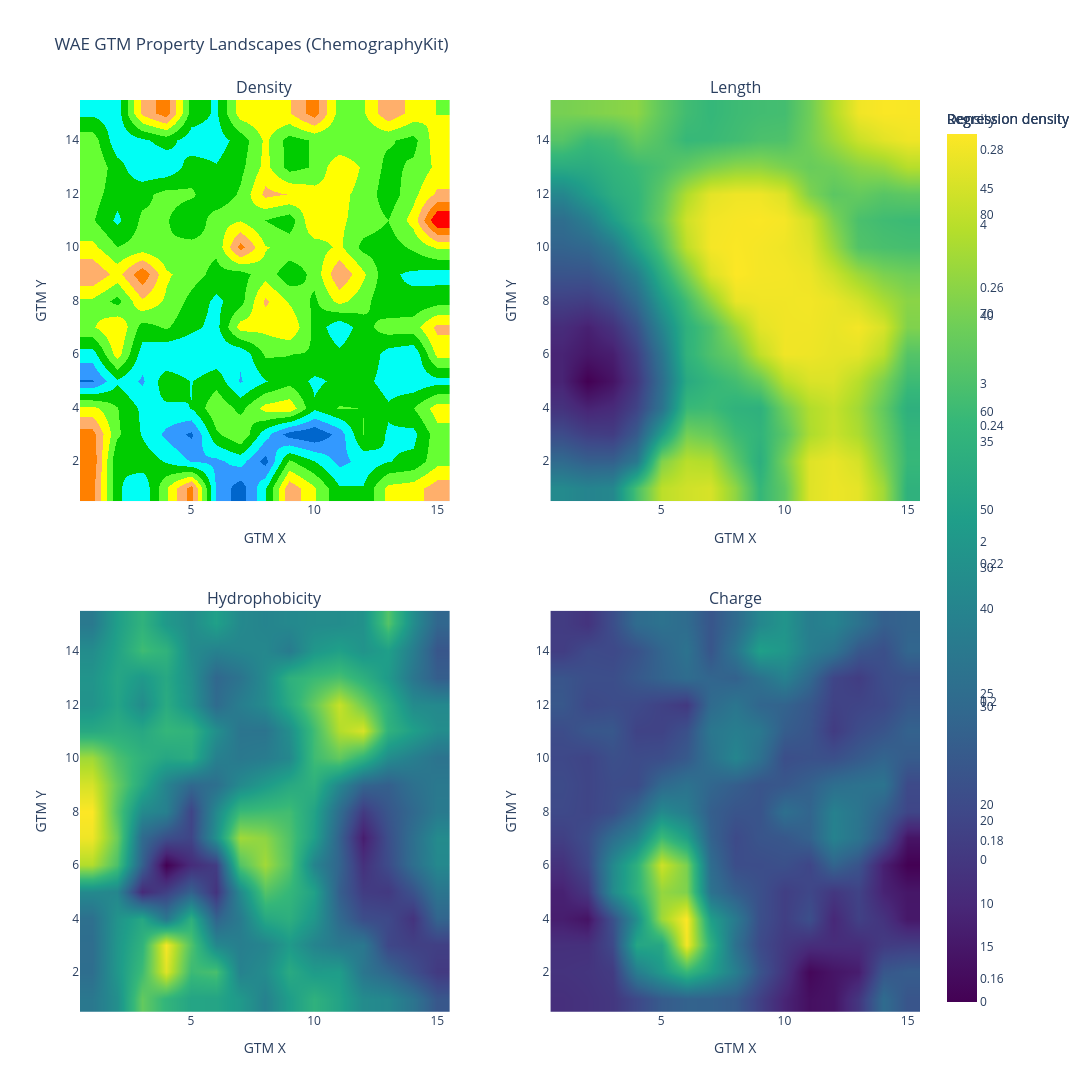

Notebook cell for this chart:
### Code cell
# Interactive GTM visualization with Plotly - WAE using ChemographyKit landscapes

properties = ['length', 'hydrophobicity', 'charge']
landscape_positions = [('density', 1, 1), ('length', 1, 2), ('hydrophobicity', 2, 1), ('charge', 2, 2)]

print("Creating ChemographyKit landscape visualizations for WAE...")

# Compute density using ChemographyKit utilities
density_wae_vec = get_density_matrix(responsibilities_wae)
density_table_wae = density_to_table(
    density_wae_vec,
    node_threshold=0.01,
    output_csv_file=None
)

# Create smooth density landscape
fig_density_wae = plotly_smooth_density_landscape(
    density_table_wae,
    node_threshold=0.01,
    use_smooth=True,
    title="WAE GTM Density Landscape",
    width=800,
    height=800,
    background_color="white"
)

# Create regression landscapes for peptide properties
figs_wae = {'density': fig_density_wae}

for prop in properties:
    if prop in df_wae.columns:
        # Compute regression density
        reg_values = df_wae[prop].values
        density, reg_density = get_reg_density_matrix(responsibilities_wae, list(reg_values))

        # Convert to table
        reg_table = reg_density_to_table(
            density,
            reg_density,
            node_threshold=0.01,
            output_csv_file=None
        )

        # Create smooth regression landscape
        fig = plotly_smooth_regression_landscape(
            reg_table,
            colorset='Viridis',
            title=f"WAE GTM {prop.capitalize()} Landscape",
            width=800,
            height=800,
            background_color="white",
            use_smooth=True
        )

        figs_wae[prop] = fig

# Create combined figure with subplots
fig_combined_wae = make_subplots(
    rows=2, cols=2,
    subplot_titles=('Density', 'Length', 'Hydrophobicity', 'Charge'),
    specs=[[{'type': 'heatmap'}, {'type': 'heatmap'}],
           [{'type': 'heatmap'}, {'type': 'heatmap'}]],
    horizontal_spacing=0.12,
    vertical_spacing=0.12
)

# Add landscapes to subplots
for prop, row, col in landscape_positions:
    if prop in figs_wae:
        for trace in figs_wae[prop].data:
            fig_combined_wae.add_trace(trace, row=row, col=col)

fig_combined_wae.update_layout(
    title_text="WAE GTM Property Landscapes (ChemographyKit)",
    height=1200,
    width=1200,
    showlegend=False
)

# Update axes
for i in range(1, 3):
    for j in range(1, 3):
        fig_combined_wae.update_xaxes(title_text="GTM X", row=i, col=j)
        fig_combined_wae.update_yaxes(title_text="GTM Y", row=i, col=j)

# Save
output_path_wae = RESULTS_DIR / 'gtm_wae_properties.html'
fig_combined_wae.write_html(str(output_path_wae))
print(f"Saved interactive plot to {output_path_wae}")

# Show
fig_combined_wae.show()

# Save individual landscapes
for prop, fig in figs_wae.items():
    fig.write_html(str(RESULTS_DIR / f'gtm_wae_{prop}_landscape.html'))
    print(f"Saved {prop} landscape to gtm_wae_{prop}_landscape.html")

### Figure 1 — Plotly figure (JSON) as saved in the notebook; plotly's stock layout.template omitted (floating-point values rounded to 4 significant figures; data arrays with more than 128 entries replaced by an {"elided": "..."} marker saying what was removed)
{"data": [{"colorbar": {"title": {"text": "Density"}}, "colorscale": [[0, "rgb(0,0,153)"], [0.1, "rgb(0,0,153)"], [0.1, "rgb(0,102,204)"], [0.2, "rgb(0,102,204)"], [0.2, "rgb(51,153,255)"], [0.3, "rgb(51,153,255)"], [0.3, "rgb(0,255,245)"], [0.4, "rgb(0,255,245)"], [0.4, "rgb(0,204,0)"], [0.5, "rgb(0,204,0)"], [0.5, "rgb(102,255,51)"], [0.6, "rgb(102,255,51)"], [0.6, "rgb(255,255,0)"], [0.7, "rgb(255,255,0)"], [0.7, "rgb(255,175,107)"], [0.8, "rgb(255,175,107)"], [0.8, "rgb(255,128,0)"], [0.9, "rgb(255,128,0)"], [0.9, "rgb(255,0,0)"], [1, "rgb(255,0,0)"]], "hoverinfo": "text", "showscale": true, "text": {"elided": "15x15 str values"}, "type": "heatmap", "x": [1, 2, 3, 4, 5, 6, 7, 8, 9, 10, 11, 12, 13, 14, 15], "xaxis": "x", "y": [15, 14, 13, 12, 11, 10, 9, 8, 7, 6, 5, 4, 3, 2, 1], "yaxis": "y", "z": {"elided": "15x15 float values"}, "zmax": 88.24, "zmin": 0, "zsmooth": "best"}, {"colorscale": [[0, "rgba(255,255,255,1)"], [0.0001133, "rgba(255,255,255,1)"], [0.0001143, "rgba(255,255,255,0)"], [1, "rgba(255,255,255,0)"]], "hoverinfo": "none", "showscale": false, "type": "heatmap", "x": [1, 2, 3, 4, 5, 6, 7, 8, 9, 10, 11, 12, 13, 14, 15], "xaxis": "x", "y": [15, 14, 13, 12, 11, 10, 9, 8, 7, 6, 5, 4, 3, 2, 1], "yaxis": "y", "z": {"elided": "15x15 float values"}, "zmax": 1, "zmin": 0, "zsmooth": "best"}, {"colorscale": [[0, "rgba(0,0,0,0)"], [1, "rgba(0,0,0,0)"]], "hoverinfo": "text", "showscale": false, "text": {"elided": "15x15 str values"}, "type": "heatmap", "x": [1, 2, 3, 4, 5, 6, 7, 8, 9, 10, 11, 12, 13, 14, 15], "xaxis": "x", "y": [15, 14, 13, 12, 11, 10, 9, 8, 7, 6, 5, 4, 3, 2, 1], "yaxis": "y", "z": {"elided": "15x15 float values"}, "zmax": 1, "zmin": 0}, {"colorbar": {"title": {"text": "Regression density"}}, "colorscale": [[0, "#440154"], [0.1111, "#482878"], [0.2222, "#3e4989"], [0.3333, "#31688e"], [0.4444, "#26828e"], [0.5556, "#1f9e89"], [0.6667, "#35b779"], [0.7778, "#6ece58"], [0.8889, "#b5de2b"], [1, "#fde725"]], "hoverinfo": "text", "showscale": true, "text": {"elided": "15x15 str values"}, "type": "heatmap", "x": [1, 2, 3, 4, 5, 6, 7, 8, 9, 10, 11, 12, 13, 14, 15], "xaxis": "x2", "y": [15, 14, 13, 12, 11, 10, 9, 8, 7, 6, 5, 4, 3, 2, 1], "yaxis": "y2", "z": {"elided": "15x15 float values"}, "zmax": 47.19, "zmin": 12.81, "zsmooth": "best"}, {"colorscale": [[0, "rgba(255,255,255,1)"], [0.001133, "rgba(255,255,255,1)"], [0.001134, "rgba(255,255,255,0)"], [1, "rgba(255,255,255,0)"]], "hoverinfo": "none", "showscale": false, "type": "heatmap", "x": [1, 2, 3, 4, 5, 6, 7, 8, 9, 10, 11, 12, 13, 14, 15], "xaxis": "x2", "y": [15, 14, 13, 12, 11, 10, 9, 8, 7, 6, 5, 4, 3, 2, 1], "yaxis": "y2", "z": {"elided": "15x15 float values"}, "zmax": 1, "zmin": 0, "zsmooth": "best"}, {"colorscale": [[0, "rgba(0,0,0,0)"], [1, "rgba(0,0,0,0)"]], "hoverinfo": "text", "showscale": false, "text": {"elided": "15x15 str values"}, "type": "heatmap", "x": [1, 2, 3, 4, 5, 6, 7, 8, 9, 10, 11, 12, 13, 14, 15], "xaxis": "x2", "y": [15, 14, 13, 12, 11, 10, 9, 8, 7, 6, 5, 4, 3, 2, 1], "yaxis": "y2", "z": {"elided": "15x15 float values"}, "zmax": 1, "zmin": 0}, {"colorbar": {"title": {"text": "Regression density"}}, "colorscale": [[0, "#440154"], [0.1111, "#482878"], [0.2222, "#3e4989"], [0.3333, "#31688e"], [0.4444, "#26828e"], [0.5556, "#1f9e89"], [0.6667, "#35b779"], [0.7778, "#6ece58"], [0.8889, "#b5de2b"], [1, "#fde725"]], "hoverinfo": "text", "showscale": true, "text": {"elided": "15x15 str values"}, "type": "heatmap", "x": [1, 2, 3, 4, 5, 6, 7, 8, 9, 10, 11, 12, 13, 14, 15], "xaxis": "x3", "y": [15, 14, 13, 12, 11, 10, 9, 8, 7, 6, 5, 4, 3, 2, 1], "yaxis": "y3", "z": {"elided": "15x15 float values"}, "zmax": 0.2823, "zmin": 0.1566, "zsmooth": "best"}, {"colorscale": [[0, "rgba(255,255,255,1)"], [0.001133, "rgba(255,255,255,1)"], [0.001134, "rgba(255,255,255,0)"], [1, "rgba(255,255,255,0)"]], "hoverinfo": "none", "showscale": false, "type": "heatmap", "x": [1, 2, 3, 4, 5, 6, 7, 8, 9, 10, 11, 12, 13, 14, 15], "xaxis": "x3", "y": [15, 14, 13, 12, 11, 10, 9, 8, 7, 6, 5, 4, 3, 2, 1], "yaxis": "y3", "z": {"elided": "15x15 float values"}, "zmax": 1, "zmin": 0, "zsmooth": "best"}, {"colorscale": [[0, "rgba(0,0,0,0)"], [1, "rgba(0,0,0,0)"]], "hoverinfo": "text", "showscale": false, "text": {"elided": "15x15 str values"}, "type": "heatmap", "x": [1, 2, 3, 4, 5, 6, 7, 8, 9, 10, 11, 12, 13, 14, 15], "xaxis": "x3", "y": [15, 14, 13, 12, 11, 10, 9, 8, 7, 6, 5, 4, 3, 2, 1], "yaxis": "y3", "z": {"elided": "15x15 float values"}, "zmax": 1, "zmin": 0}, {"colorbar": {"title": {"text": "Regression density"}}, "colorscale": [[0, "#440154"], [0.1111, "#482878"], [0.2222, "#3e4989"], [0.3333, "#31688e"], [0.4444, "#26828e"], [0.5556, "#1f9e89"], [0.6667, "#35b779"], [0.7778, "#6ece58"], [0.8889, "#b5de2b"], [1, "#fde725"]], "hoverinfo": "text", "showscale": true, "text": {"elided": "15x15 str values"}, "type": "heatmap", "x": [1, 2, 3, 4, 5, 6, 7, 8, 9, 10, 11, 12, 13, 14, 15], "xaxis": "x4", "y": [15, 14, 13, 12, 11, 10, 9, 8, 7, 6, 5, 4, 3, 2, 1], "yaxis": "y4", "z": {"elided": "15x15 float values"}, "zmax": 4.571, "zmin": -0.8974, "zsmooth": "best"}, {"colorscale": [[0, "rgba(255,255,255,1)"], [0.001133, "rgba(255,255,255,1)"], [0.001134, "rgba(255,255,255,0)"], [1, "rgba(255,255,255,0)"]], "hoverinfo": "none", "showscale": false, "type": "heatmap", "x": [1, 2, 3, 4, 5, 6, 7, 8, 9, 10, 11, 12, 13, 14, 15], "xaxis": "x4", "y": [15, 14, 13, 12, 11, 10, 9, 8, 7, 6, 5, 4, 3, 2, 1], "yaxis": "y4", "z": {"elided": "15x15 float values"}, "zmax": 1, "zmin": 0, "zsmooth": "best"}, {"colorscale": [[0, "rgba(0,0,0,0)"], [1, "rgba(0,0,0,0)"]], "hoverinfo": "text", "showscale": false, "text": {"elided": "15x15 str values"}, "type": "heatmap", "x": [1, 2, 3, 4, 5, 6, 7, 8, 9, 10, 11, 12, 13, 14, 15], "xaxis": "x4", "y": [15, 14, 13, 12, 11, 10, 9, 8, 7, 6, 5, 4, 3, 2, 1], "yaxis": "y4", "z": {"elided": "15x15 float values"}, "zmax": 1, "zmin": 0}], "layout": {"annotations": [{"font": {"size": 16}, "showarrow": false, "text": "Density", "x": 0.22, "xanchor": "center", "xref": "paper", "y": 1, "yanchor": "bottom", "yref": "paper"}, {"font": {"size": 16}, "showarrow": false, "text": "Length", "x": 0.78, "xanchor": "center", "xref": "paper", "y": 1, "yanchor": "bottom", "yref": "paper"}, {"font": {"size": 16}, "showarrow": false, "text": "Hydrophobicity", "x": 0.22, "xanchor": "center", "xref": "paper", "y": 0.44, "yanchor": "bottom", "yref": "paper"}, {"font": {"size": 16}, "showarrow": false, "text": "Charge", "x": 0.78, "xanchor": "center", "xref": "paper", "y": 0.44, "yanchor": "bottom", "yref": "paper"}], "height": 1200, "showlegend": false, "title": {"text": "WAE GTM Property Landscapes (ChemographyKit)"}, "width": 1200, "xaxis": {"anchor": "y", "domain": [0, 0.44], "title": {"text": "GTM X"}}, "xaxis2": {"anchor": "y2", "domain": [0.56, 1], "title": {"text": "GTM X"}}, "xaxis3": {"anchor": "y3", "domain": [0, 0.44], "title": {"text": "GTM X"}}, "xaxis4": {"anchor": "y4", "domain": [0.56, 1], "title": {"text": "GTM X"}}, "yaxis": {"anchor": "x", "domain": [0.56, 1], "title": {"text": "GTM Y"}}, "yaxis2": {"anchor": "x2", "domain": [0.56, 1], "title": {"text": "GTM Y"}}, "yaxis3": {"anchor": "x3", "domain": [0, 0.44], "title": {"text": "GTM Y"}}, "yaxis4": {"anchor": "x4", "domain": [0, 0.44], "title": {"text": "GTM Y"}}}}
